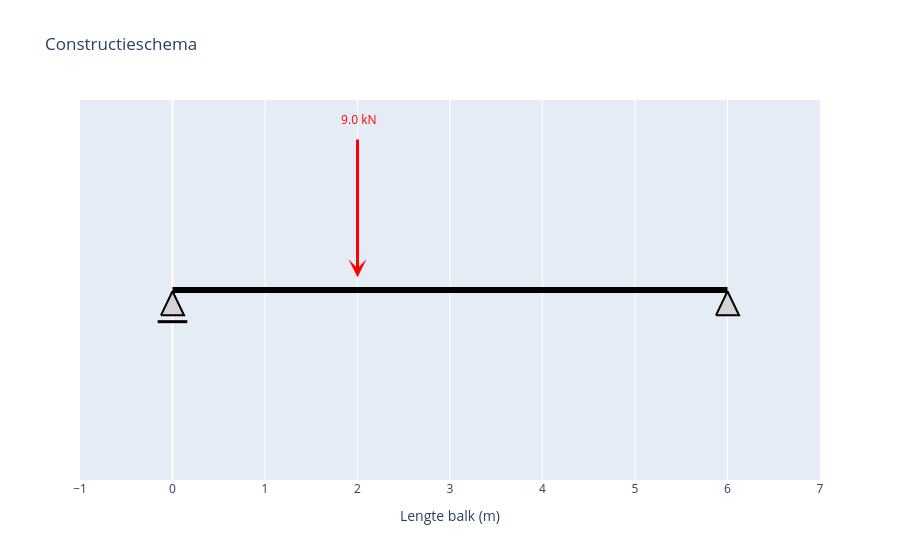

Notebook source saved alongside this figure:
### Code cell
# --- toon de figuren ---
fig_schema = maak_constructieschema_plotly()
fig_schema.show()

### Figure 1 — Plotly figure (JSON) as saved in the notebook; plotly's stock layout.template omitted (floating-point values rounded to 4 significant figures)
{"data": [{"hoverinfo": "skip", "line": {"color": "black", "width": 6}, "mode": "lines", "type": "scatter", "x": [0, 6], "y": [0, 0]}, {"fill": "toself", "fillcolor": "lightgray", "hoverinfo": "skip", "line": {"color": "black", "width": 2}, "mode": "lines", "opacity": 1, "type": "scatter", "x": [-0.125, 0.125, 0, -0.125], "y": [-0.2, -0.2, -0.01, -0.2]}, {"hoverinfo": "skip", "line": {"color": "black", "width": 3}, "mode": "lines", "type": "scatter", "x": [-0.16, 0.16], "y": [-0.25, -0.25]}, {"fill": "toself", "fillcolor": "lightgray", "hoverinfo": "skip", "line": {"color": "black", "width": 2}, "mode": "lines", "opacity": 1, "type": "scatter", "x": [5.875, 6.125, 6, 5.875], "y": [-0.2, -0.2, -0.01, -0.2]}], "layout": {"annotations": [{"arrowcolor": "red", "arrowhead": 3, "arrowsize": 1, "arrowwidth": 3, "ax": 2, "axref": "x", "ay": 1.2, "ayref": "y", "showarrow": true, "text": "", "x": 2, "xref": "x", "y": 0.1, "yref": "y"}, {"font": {"color": "red"}, "showarrow": false, "text": " 9.0 kN", "x": 2, "y": 1.35}], "autosize": true, "showlegend": false, "title": {"text": "Constructieschema"}, "xaxis": {"autorange": false, "dtick": 1, "range": [-1, 7], "title": {"text": "Lengte balk (m)"}, "type": "linear"}, "yaxis": {"autorange": false, "range": [-1.5, 1.5], "showgrid": false, "showticklabels": false, "title": {}, "type": "linear", "zeroline": false}}}
